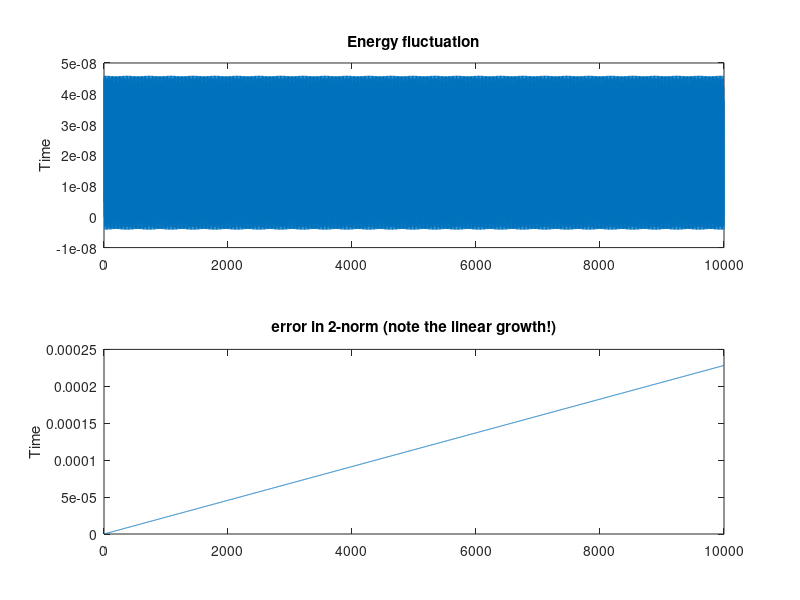

Recreate this plot in MATLAB.
%% 6th-order symplectic integrator for u'=Av, v'=Bu (H(u,v)=v'Av/2-u'Bu/2)
% optimized version; for a better illustration of the idea, see symplectic4th.m
clear;
clc;

%% parameters
A=1;
B=-1;
dim=size(A,2);
u0=1;    v0=0.3;        % NOTE: this can be changed
T=10000;
h=0.1;                 % try h=0.1 and h=0.001
coarse=10;             % store the result every $coarse$ steps
gamma2=1/(2-2^(1/3));
gamma4=1/(2-2^(1/5));

%% symplectic integration
TimeSpan=[0:h*coarse:T];   TimeSteps=length(TimeSpan)-1;
u=zeros(dim,TimeSteps+1);   u(:,1)=u0;
v=zeros(dim,TimeSteps+1);   v(:,1)=v0;
E=zeros(1,TimeSteps+1);
uu=u(:,1);  vv=v(:,1);
i=0;    E(i+1)=v(:,i+1)'*A*v(:,i+1)/2-u(:,i+1)'*B*u(:,i+1)/2;
uu=uu+gamma2*gamma4*h/2*A*vv;
for i=1:TimeSteps
    for ii=1:coarse
        vv=vv+gamma2*gamma4*h*B*uu;
        uu=uu+(1-gamma2)*gamma4*h/2*A*vv;
        vv=vv+(1-2*gamma2)*gamma4*h*B*uu;
        uu=uu+(1-gamma2)*gamma4*h/2*A*vv;
        vv=vv+gamma2*gamma4*h*B*uu;
        uu=uu+gamma2*(1-gamma4)*h/2*A*vv;
        vv=vv+gamma2*(1-2*gamma4)*h*B*uu;
        uu=uu+(1-gamma2)*(1-2*gamma4)*h/2*A*vv;
        vv=vv+(1-2*gamma2)*(1-2*gamma4)*h*B*uu;
        uu=uu+(1-gamma2)*(1-2*gamma4)*h/2*A*vv;
        vv=vv+gamma2*(1-2*gamma4)*h*B*uu;
        uu=uu+gamma2*(1-gamma4)*h/2*A*vv;
        vv=vv+gamma2*gamma4*h*B*uu;
        uu=uu+(1-gamma2)*gamma4*h/2*A*vv;
        vv=vv+(1-2*gamma2)*gamma4*h*B*uu;
        uu=uu+(1-gamma2)*gamma4*h/2*A*vv;
        vv=vv+gamma2*gamma4*h*B*uu;
        uu=uu+gamma2*gamma4*h*A*vv;
    end

    u(:,i+1)=uu-(gamma2*gamma4*h/2*A*vv);    v(:,i+1)=vv;
    E(i+1)=v(:,i+1)'*A*v(:,i+1)/2-u(:,i+1)'*B*u(:,i+1)/2;
end

%% output
figure
subplot(2,1,1);
plot(TimeSpan,E-E(1));
title('Energy fluctuation');
ylabel('Time');
subplot(2,1,2);
ss=sin(sqrt(-A*B)*TimeSpan);        % NOTE: this needs to be replaced when dim>1
cc=cos(sqrt(-A*B)*TimeSpan);        % NOTE: this needs to be replaced when dim>1
u_exact=cc*u0+sqrt(-A/B)*ss*v0;     
v_exact=-sqrt(-B/A)*ss*u0+cc*v0;    
plot(TimeSpan,sqrt(sum(([u-u_exact; v-v_exact]).^2,1)));
title('error in 2-norm (note the linear growth!)');
ylabel('Time');
